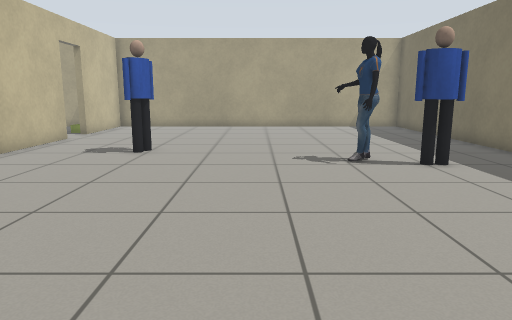
View 1 (above)

14 first-person views from a walk through a world built for the Gazebo simulator. The camera is 0.9 m above the floor, tilts 10° down and sees 70° across. The floor is counted in squares, 0.5 m on a side. Each view is taken from the middle of a square. On the plan, view 1 faces up. The plan holds only what a view shows up to about 18 squares ahead; the rest is blank. Robots are left out. Gazebo's built-in surfaces are drawn with simple patterns. Simple shapes stand in for some stock models. Some surface patterns are stand-ins.

View 2
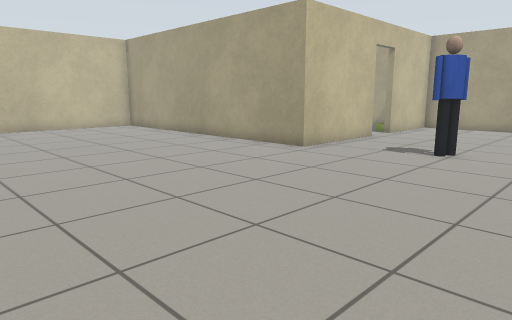

View 3
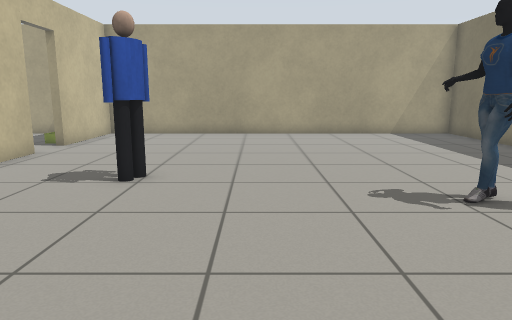

View 4
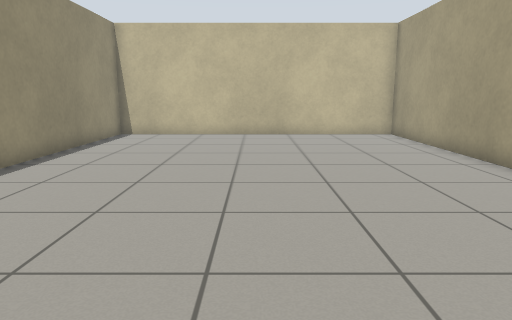

View 5
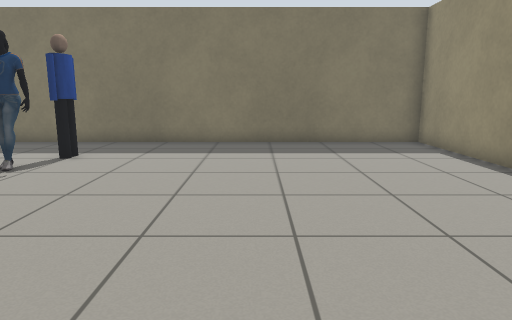

View 6
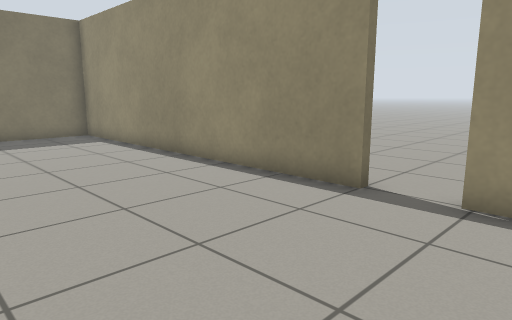

View 7
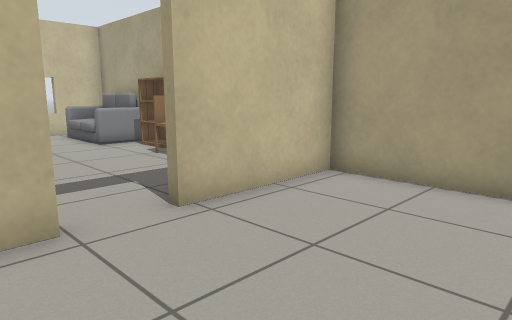

View 8
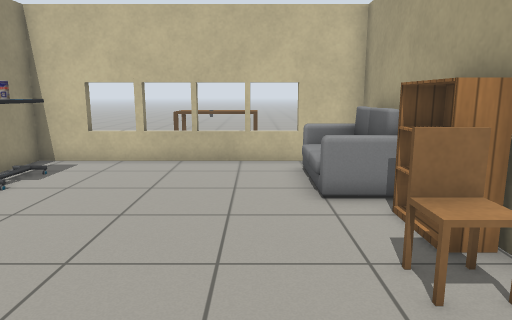

View 9
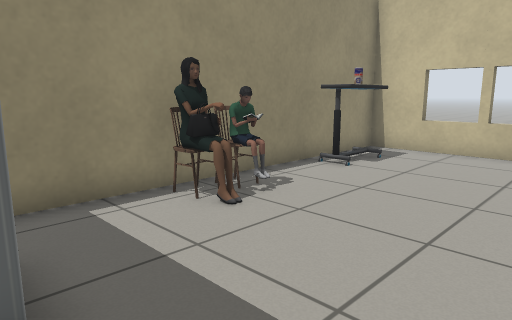

View 10
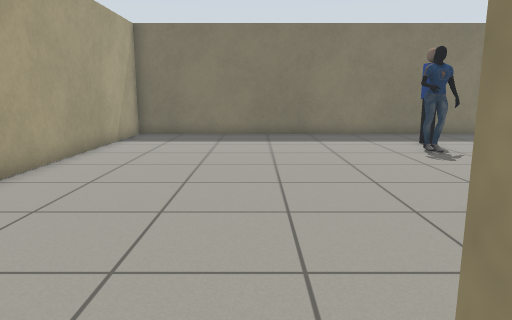

View 11
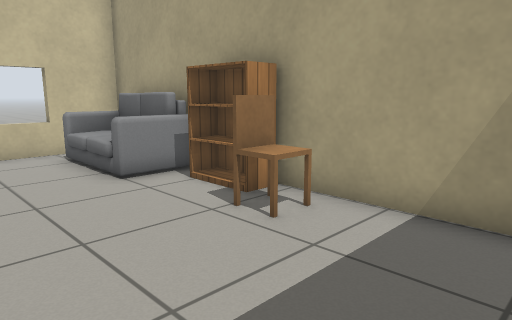

View 12
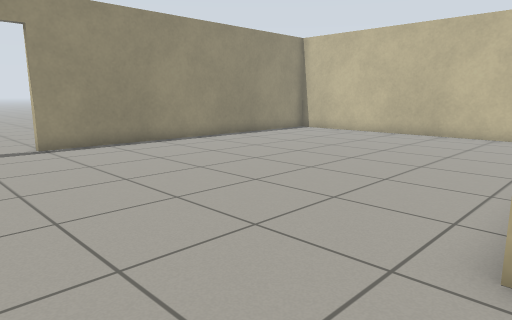

View 13
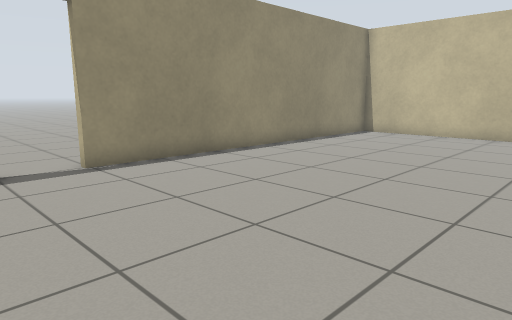

View 14
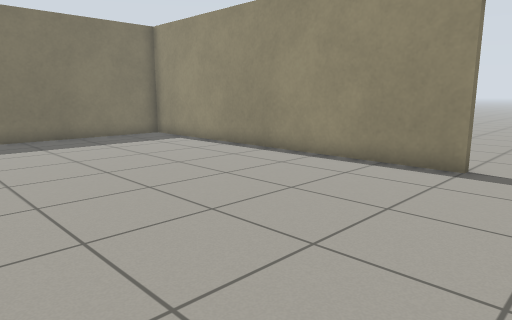

### Floor plan
Points are (right, up) in squares from view 1. A wall is a line through its corners. A room is listed if a view was taken in it or the views show most of it. See-through windows are left out.
Room 1 (views 1, 2, 3, 4, 5, 6, 7, 8, 9, 10, 11, 12, 13, 14)
walls: (-8, 15.5) (-8, 10.4) (-12.5, 10.4); (-12.5, 10.7) (-10.1, 10.7); (-14.4, 10.4) (-17.5, 10.4); (-17.5, 10.7) (-14.4, 10.7); (-9.8, 21.5) (-21.2, 21.5) (-21.2, 10.7) (-19.4, 10.7); (-5.5, -2.4) (8.2, -2.4) (8.2, 21.5) (-8, 21.5) (-8, 17.2); (-19.4, 10.4) (-21.2, 10.4) (-21.2, -2.4) (-7.3, -2.4)
ways out: open door at (-8, 16.5); open door at (-6.5, -2.5)
objects: sofa (-20, 20) to (-17, 21); table (-19, 11) to (-17, 12); drink can (-18, 12); bookshelf (-15, 21) to (-14, 21); chair (-14, 11); person (-14, 12); chair (-13, 11); person (-13, 12); chair (-13, 20) to (-13, 21); cabinet (-9, 13) to (-9, 14); person (-4, 12); person (2, 10) to (3, 11); person (4, 10) to (5, 10)

Where each view was taken, in squares from view 1:
view 1: 0 up, 0 right, facing up
view 2: 0 up, 0 right, facing up-left
view 3: 4 up, 1 left, facing up
view 4: 4 up, 4 left, facing left
view 5: 4 up, 6 left, facing right
view 6: 4 up, 9 left, facing down-right
view 7: 14 up, 3 left, facing up-left
view 8: 18 up, 9 left, facing left
view 9: 17 up, 9 left, facing down-left
view 10: 16 up, 9 left, facing right
view 11: 16 up, 9 left, facing up-left
view 12: 11 up, 4 left, facing down-left
view 13: 7 up, 4 left, facing down-left
view 14: 7 up, 8 left, facing down-right
